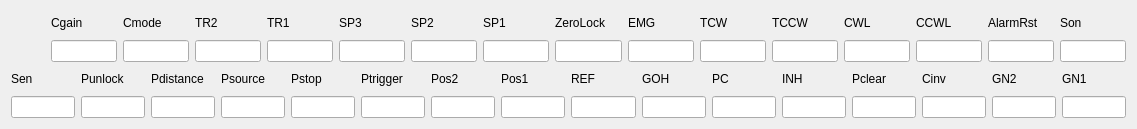
<?xml version="1.0" encoding="UTF-8"?>
<ui version="4.0">
 <class>Form</class>
 <widget class="QWidget" name="Form">
  <property name="geometry">
   <rect>
    <x>0</x>
    <y>0</y>
    <width>1137</width>
    <height>129</height>
   </rect>
  </property>
  <property name="windowTitle">
   <string>Form</string>
  </property>
  <layout class="QVBoxLayout" name="verticalLayout">
   <item>
    <layout class="QHBoxLayout" name="horizontalLayout">
     <item>
      <spacer name="horizontalSpacer">
       <property name="orientation">
        <enum>Qt::Horizontal</enum>
       </property>
       <property name="sizeType">
        <enum>QSizePolicy::Fixed</enum>
       </property>
       <property name="sizeHint" stdset="0">
        <size>
         <width>40</width>
         <height>20</height>
        </size>
       </property>
      </spacer>
     </item>
     <item>
      <layout class="QGridLayout" name="gridLayout_2">
       <item row="0" column="0">
        <widget class="QLabel" name="label_15">
         <property name="text">
          <string>Cgain</string>
         </property>
        </widget>
       </item>
       <item row="0" column="1">
        <widget class="QLabel" name="label_14">
         <property name="text">
          <string>Cmode</string>
         </property>
        </widget>
       </item>
       <item row="0" column="2">
        <widget class="QLabel" name="label_13">
         <property name="text">
          <string>TR2</string>
         </property>
        </widget>
       </item>
       <item row="0" column="3">
        <widget class="QLabel" name="label_12">
         <property name="text">
          <string>TR1</string>
         </property>
        </widget>
       </item>
       <item row="0" column="4">
        <widget class="QLabel" name="label_11">
         <property name="text">
          <string>SP3</string>
         </property>
        </widget>
       </item>
       <item row="0" column="5">
        <widget class="QLabel" name="label_10">
         <property name="text">
          <string>SP2</string>
         </property>
        </widget>
       </item>
       <item row="0" column="6">
        <widget class="QLabel" name="label_9">
         <property name="text">
          <string>SP1</string>
         </property>
        </widget>
       </item>
       <item row="0" column="7">
        <widget class="QLabel" name="label_8">
         <property name="text">
          <string>ZeroLock</string>
         </property>
        </widget>
       </item>
       <item row="0" column="8">
        <widget class="QLabel" name="label_7">
         <property name="text">
          <string>EMG</string>
         </property>
        </widget>
       </item>
       <item row="0" column="9">
        <widget class="QLabel" name="label_6">
         <property name="text">
          <string>TCW</string>
         </property>
        </widget>
       </item>
       <item row="0" column="10">
        <widget class="QLabel" name="label_5">
         <property name="text">
          <string>TCCW</string>
         </property>
        </widget>
       </item>
       <item row="0" column="11">
        <widget class="QLabel" name="label_4">
         <property name="text">
          <string>CWL</string>
         </property>
        </widget>
       </item>
       <item row="0" column="12">
        <widget class="QLabel" name="label_3">
         <property name="text">
          <string>CCWL</string>
         </property>
        </widget>
       </item>
       <item row="0" column="13">
        <widget class="QLabel" name="label_2">
         <property name="text">
          <string>AlarmRst</string>
         </property>
        </widget>
       </item>
       <item row="0" column="14">
        <widget class="QLabel" name="label">
         <property name="text">
          <string>Son</string>
         </property>
        </widget>
       </item>
       <item row="1" column="0">
        <widget class="QLineEdit" name="lineEdit_15"/>
       </item>
       <item row="1" column="1">
        <widget class="QLineEdit" name="lineEdit_14"/>
       </item>
       <item row="1" column="2">
        <widget class="QLineEdit" name="lineEdit_13"/>
       </item>
       <item row="1" column="3">
        <widget class="QLineEdit" name="lineEdit_12"/>
       </item>
       <item row="1" column="4">
        <widget class="QLineEdit" name="lineEdit_11"/>
       </item>
       <item row="1" column="5">
        <widget class="QLineEdit" name="lineEdit_10"/>
       </item>
       <item row="1" column="6">
        <widget class="QLineEdit" name="lineEdit_9"/>
       </item>
       <item row="1" column="7">
        <widget class="QLineEdit" name="lineEdit_8"/>
       </item>
       <item row="1" column="8">
        <widget class="QLineEdit" name="lineEdit_7"/>
       </item>
       <item row="1" column="9">
        <widget class="QLineEdit" name="lineEdit_6"/>
       </item>
       <item row="1" column="10">
        <widget class="QLineEdit" name="lineEdit_5"/>
       </item>
       <item row="1" column="11">
        <widget class="QLineEdit" name="lineEdit_4"/>
       </item>
       <item row="1" column="12">
        <widget class="QLineEdit" name="lineEdit_3"/>
       </item>
       <item row="1" column="13">
        <widget class="QLineEdit" name="lineEdit_2"/>
       </item>
       <item row="1" column="14">
        <widget class="QLineEdit" name="lineEdit"/>
       </item>
      </layout>
     </item>
    </layout>
   </item>
   <item>
    <layout class="QGridLayout" name="gridLayout">
     <item row="0" column="0">
      <widget class="QLabel" name="label_31">
       <property name="text">
        <string>Sen</string>
       </property>
      </widget>
     </item>
     <item row="0" column="1">
      <widget class="QLabel" name="label_30">
       <property name="text">
        <string>Punlock</string>
       </property>
      </widget>
     </item>
     <item row="0" column="2">
      <widget class="QLabel" name="label_29">
       <property name="text">
        <string>Pdistance</string>
       </property>
      </widget>
     </item>
     <item row="0" column="3">
      <widget class="QLabel" name="label_28">
       <property name="text">
        <string>Psource</string>
       </property>
      </widget>
     </item>
     <item row="0" column="4">
      <widget class="QLabel" name="label_27">
       <property name="text">
        <string>Pstop</string>
       </property>
      </widget>
     </item>
     <item row="0" column="5">
      <widget class="QLabel" name="label_26">
       <property name="text">
        <string>Ptrigger</string>
       </property>
      </widget>
     </item>
     <item row="0" column="6">
      <widget class="QLabel" name="label_25">
       <property name="text">
        <string>Pos2</string>
       </property>
      </widget>
     </item>
     <item row="0" column="7">
      <widget class="QLabel" name="label_24">
       <property name="text">
        <string>Pos1</string>
       </property>
      </widget>
     </item>
     <item row="0" column="8">
      <widget class="QLabel" name="label_23">
       <property name="text">
        <string>REF</string>
       </property>
      </widget>
     </item>
     <item row="0" column="9">
      <widget class="QLabel" name="label_22">
       <property name="text">
        <string>GOH</string>
       </property>
      </widget>
     </item>
     <item row="0" column="10">
      <widget class="QLabel" name="label_21">
       <property name="text">
        <string>PC</string>
       </property>
      </widget>
     </item>
     <item row="0" column="11">
      <widget class="QLabel" name="label_20">
       <property name="text">
        <string>INH</string>
       </property>
      </widget>
     </item>
     <item row="0" column="12">
      <widget class="QLabel" name="label_19">
       <property name="text">
        <string>Pclear</string>
       </property>
      </widget>
     </item>
     <item row="0" column="13">
      <widget class="QLabel" name="label_18">
       <property name="text">
        <string>Cinv</string>
       </property>
      </widget>
     </item>
     <item row="0" column="14">
      <widget class="QLabel" name="label_17">
       <property name="text">
        <string>GN2</string>
       </property>
      </widget>
     </item>
     <item row="0" column="15">
      <widget class="QLabel" name="label_16">
       <property name="text">
        <string>GN1</string>
       </property>
      </widget>
     </item>
     <item row="1" column="0">
      <widget class="QLineEdit" name="lineEdit_31"/>
     </item>
     <item row="1" column="1">
      <widget class="QLineEdit" name="lineEdit_23"/>
     </item>
     <item row="1" column="2">
      <widget class="QLineEdit" name="lineEdit_26"/>
     </item>
     <item row="1" column="3">
      <widget class="QLineEdit" name="lineEdit_22"/>
     </item>
     <item row="1" column="4">
      <widget class="QLineEdit" name="lineEdit_20"/>
     </item>
     <item row="1" column="5">
      <widget class="QLineEdit" name="lineEdit_25"/>
     </item>
     <item row="1" column="6">
      <widget class="QLineEdit" name="lineEdit_17"/>
     </item>
     <item row="1" column="7">
      <widget class="QLineEdit" name="lineEdit_19"/>
     </item>
     <item row="1" column="8">
      <widget class="QLineEdit" name="lineEdit_29"/>
     </item>
     <item row="1" column="9">
      <widget class="QLineEdit" name="lineEdit_30"/>
     </item>
     <item row="1" column="10">
      <widget class="QLineEdit" name="lineEdit_21"/>
     </item>
     <item row="1" column="11">
      <widget class="QLineEdit" name="lineEdit_27"/>
     </item>
     <item row="1" column="12">
      <widget class="QLineEdit" name="lineEdit_28"/>
     </item>
     <item row="1" column="13">
      <widget class="QLineEdit" name="lineEdit_18"/>
     </item>
     <item row="1" column="14">
      <widget class="QLineEdit" name="lineEdit_24"/>
     </item>
     <item row="1" column="15">
      <widget class="QLineEdit" name="lineEdit_16"/>
     </item>
    </layout>
   </item>
  </layout>
 </widget>
 <resources/>
 <connections/>
</ui>
